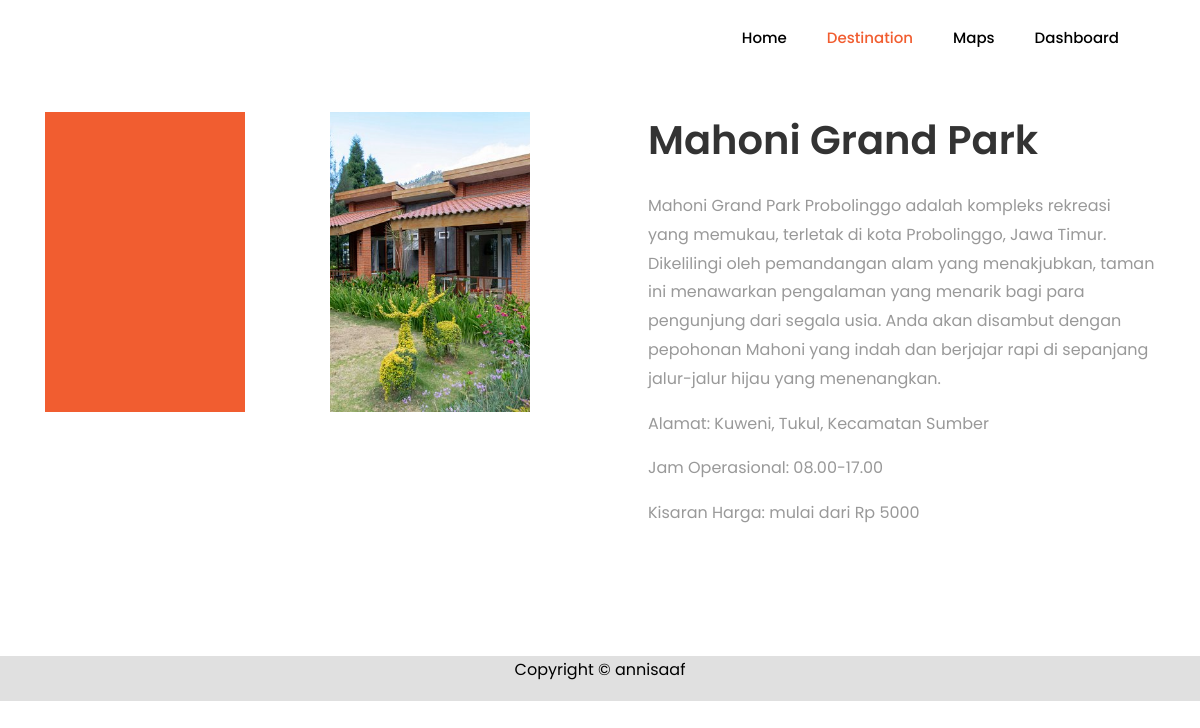
The page /tugas_akhir/konten/LK00002.php on the database its author committed.
### tables this page shows
CREATE TABLE `tb_konten` (
  `id_konten` varchar(255) NOT NULL,
  `id` varchar(255) NOT NULL,
  `deskripsi` longtext NOT NULL,
  `gambar_1` varchar(255) NOT NULL,
  `gambar_2` varchar(255) NOT NULL,
  `gambar_3` varchar(255) NOT NULL,
  `gambar_4` varchar(255) NOT NULL
);

CREATE TABLE `tb_lokasi` (
  `id` varchar(11) NOT NULL,
  `nama` varchar(255) NOT NULL,
  `gambar` varchar(255) NOT NULL,
  `kategori` varchar(255) NOT NULL,
  `lokasi` varchar(999) NOT NULL,
  `rate` varchar(100) NOT NULL,
  `kisaran_harga` varchar(100) NOT NULL,
  `jam_buka` varchar(255) NOT NULL,
  `latitude` varchar(255) NOT NULL,
  `longitude` varchar(255) NOT NULL,
  `redirect_link` varchar(255) NOT NULL
);

### tugas_akhir/konten/LK00002.php (the view, shortened to what this page needs)
<!DOCTYPE html>
<html lang="en">
<head>
	<link rel="stylesheet" href="https://stackpath.bootstrapcdn.com/font-awesome/4.7.0/css/font-awesome.min.css">
	<link rel="stylesheet" href="../css/animate.css">
	<link rel="stylesheet" href="../css/owl.carousel.min.css">
	<link rel="stylesheet" href="../css/owl.theme.default.min.css">
	<link rel="stylesheet" href="../css/magnific-popup.css">
	<link rel="stylesheet" href="../css/bootstrap-datepicker.css">
	<link rel="stylesheet" href="../css/jquery.timepicker.css">
	<link rel="stylesheet" href="../css/flaticon.css">
	<link rel="stylesheet" href="../css/style.css">
</head>
<body>
	<nav class="navbar navbar-expand-lg navbar-dark ftco_navbar bg-dark ftco-navbar-light" id="ftco-navbar">
		<div class="container">
			<div class="collapse navbar-collapse" id="ftco-nav">
				<ul class="navbar-nav ml-auto">
					<li class="nav-item"><a href="/tugas_akhir/index.php" class="nav-link" style="color:black;">Home</a></li>
					<li class="nav-item active"><a href="/tugas_akhir/destination.php" class="nav-link">Destination</a></li>
					<li class="nav-item"><a href="/tugas_akhir/mappings.php" class="nav-link" style="color:black;">Maps</a></li>
					<li class="nav-item"><a href="/tugas_akhir/dashboard-t/aplikasi/admin/dashboard.php" class="nav-link" style="color:black;">Dashboard</a></li>
				</ul>
			</div>
		</div>
	</nav>
    <?php
	include "../koneksi.php";
		$query =  mysqli_query($koneksi, 'SELECT * FROM tb_konten b INNER JOIN tb_lokasi j ON b.id = j.id WHERE b.id = "LK00002"');
		while ($d = mysqli_fetch_assoc($query)) {
	?>
		<section class="ftco-section services-section">
			<div class="container">
				<div class="row d-flex">
					<div class="col-md-6 order-md-last heading-section pl-md-5 ftco-animate d-flex align-items-center">
						<div class="w-100">
							<h2 class="mb-4"><?php echo $d['nama']?></h2>
							<p><?php echo $d['deskripsi']?></p>
							<p>Alamat: <?php echo $d['lokasi']?></p2>
                            <p>Jam Operasional: <?php echo $d['jam_buka']?></p2>
                            <p>Kisaran Harga: mulai dari Rp <?php echo $d['kisaran_harga']?></p2>
						</div>
					</div>
					<div class="col-md-6">
						<div class="row">
							<div class="col-md-12 col-lg-6">
								<div class="services services-1" style="background-image: url(../konten/images/<?php echo $d['gambar_1']; ?>); width:200px;height:300px;"></div>
							</div>
							<div class="col-md-12 col-lg-6">
								<div class="services services-1" style="background-image: url(../konten/images/<?php echo $d['gambar_2']; ?>); width:200px;height:300px;"></div>
							</div>
							<?php } ?>
						</div>
					</div>
				</div>
			</div>
		</section>
<footer class="" style="background-color: #E0E0E0;">
	<div class="row">
		<div class="col-md-12 text-center" style="color:black">
			<p>Copyright &copy; annisaaf</a></p>
		</div>
	</div>
</footer>
</body>
</html>

### rows shown on the page
tb_konten: id.nama "Mahoni Grand Park", deskripsi "Mahoni Grand Park Probolinggo adalah kompleks rekreasi yang memukau, terletak di kota Probolinggo, Jawa Timur. Dikelilingi oleh pemandangan alam yang menakjubkan, taman ini menawarkan pengalaman yang menarik bagi para pengunjung dari segala usia. Anda akan disambut dengan pepohonan Mahoni yang indah dan berjajar rapi di sepanjang jalur-jalur hijau yang menenangkan.", id.lokasi "Kuweni, Tukul, Kecamatan Sumber", id.jam_buka "08.00-17.00", id.kisaran_harga "5000", gambar_2 (picture)
